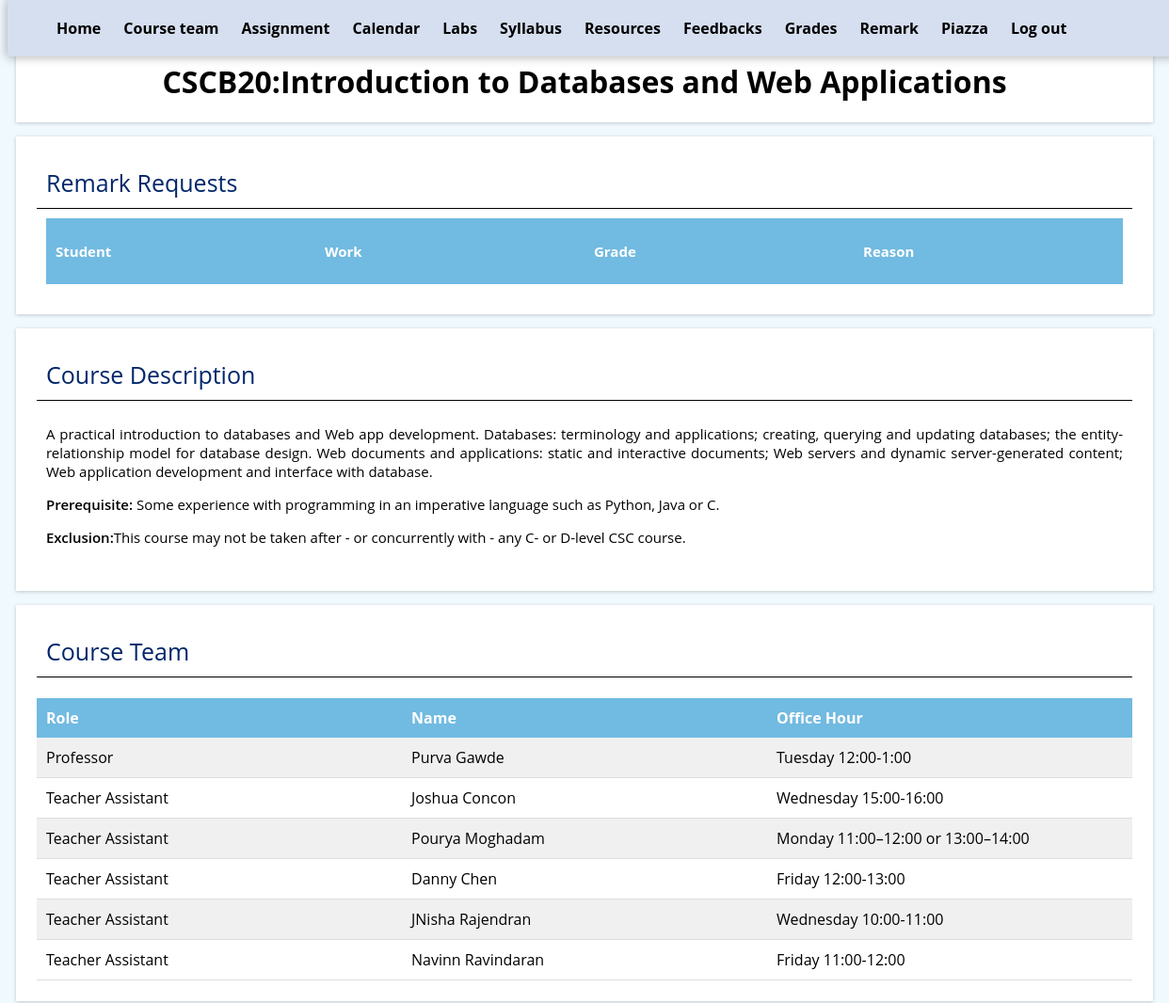
The page /remark (signed in, upper part) on the database as committed earlier.
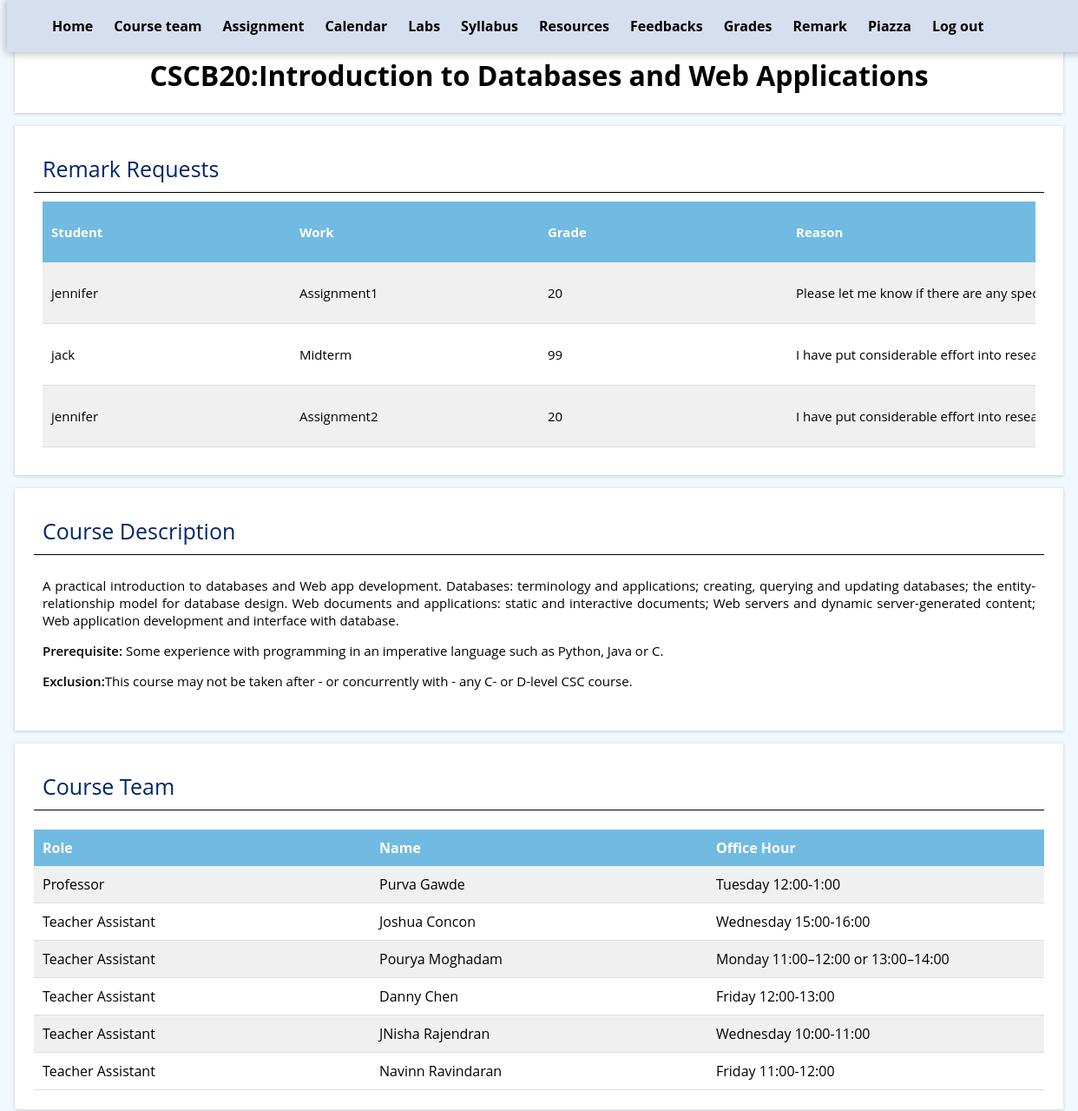
The same page on the database as committed later.
### tables this page shows
CREATE TABLE "Remark" (
	"mark_id"	INTEGER,
	"reason"	TEXT
);

CREATE TABLE "Mark" (
	"mark_id"	INTEGER NOT NULL,
	"name"	TEXT,
	"grade"	NUMERIC,
	"username"	TEXT NOT NULL,
	PRIMARY KEY("mark_id")
);

### app.py (the view, shortened to what this page needs)
@app.route('/remark', methods=['GET', 'POST'])
def remark():
    if 'username' not in session:
        return redirect('/login')
    if session['admin']:
        if not request.args:
            db = get_db()
            db.row_factory = make_dict
            remarks = query_db(
                'SELECT * FROM Remark, Mark WHERE Remark.mark_id = Mark.mark_id')
            db.close()
            return render_template('remarks.html', remarks=remarks)

### app.py (called while the page is built)
def get_db():
    db = getattr(g, '_database', None)
    if db is None:
        db = g._database = sqlite3.connect(DATABASE)
    return db

def query_db(query, args=(), one=False):
    cur = get_db().execute(query, args)
    rv = cur.fetchall()
    return (rv[0] if rv else None) if one else rv

def make_dict(cursor, row):
    return dict((cursor.description[idx][0], value)
                for idx, value in enumerate(row))

@app.teardown_appcontext
def close_connection(exception):
    db = getattr(g, '_database', None)
    if db is not None:
        db.close()

### templates/remarks.html (shortened to what this page needs)
{% extends "base.html" %}
{% block content %}
<section class="section">
    <h2>Remark Requests</h2>
    <div class="info">
        <div class="flex-table">
        <div class="flex-table-header">
            <div class="flex-table-cell"><p>Student</p></div>
            <div class="flex-table-cell"><p>Work</p></div>
            <div class="flex-table-cell"><p>Grade</p></div>
            <div class="flex-table-cell"><p>Reason</p></div>
        </div>
        {% for remark in remarks %}
        <div class="flex-table-row">
            <div class="flex-table-cell"><p>{{ remark.username }}</p></div>
            <div class="flex-table-cell"><p>{{ remark.name }}</p></div>
            <div class="flex-table-cell"><p>{{ remark.grade }}</p></div>
            <div class="flex-table-cell"><p>{{ remark.reason }}</p></div>
        </div>
        {% endfor %}
        </div>
    </div>
</section>
{% endblock %}

### templates/base.html (shortened to what this page needs)
<html>
<head>
<link rel="stylesheet" href="../static/style/style.css" type="text/css">
</head>
<body>
    <div>
        <nav>
            <ul>
                <li><a href="/">Home</a></li>
                <li><a href="#CourseTeam">Course team</a></li>
                <li><a href="#Assignment">Assignment</a></li>
                <li><a href="#Calendar">Calendar</a></li>
                <li><a href="#Labs">Labs</a></li>
                <li><a href="#Syllabus">Syllabus</a></li>
                <li><a href="#Resources">Resources</a></li>
                <li><a href="/feedback">Feedbacks</a></li>
                 {% if session['admin'] %}
                <li><a href="/mark">Grades</a></li>
                <li><a href="/remark">Remark</a></li>
                {% else %}
                <li><a href="/mark">Grades/Remark</a></li>
                {% endif %}
                <li><a href="https://piazza.com/mail.utoronto.ca/winter2024/cscb20/home" target="blank_">Piazza</a></li>
                <li><a href="/logout">Log out</a></li>
            </ul>
        </nav>
      <div>
       <h1 class="section" style="justify-content: center;text-align: center;">CSCB20:Introduction to Databases and Web Applications</h1>
      </div>
     {% block content %} {% endblock %}
<section class="section">
  <h2>Course Description</h2>
  <div class="info">
    <p>A practical introduction to databases and Web app development. Databases: terminology and applications; creating,
      querying and updating databases; the entity-relationship model for database design. Web documents and
      applications: static and interactive documents; Web servers and dynamic server-generated content; Web application
      development and interface with database. </p>
    <p><span class="tag">Prerequisite:</span> Some experience with programming in an imperative language such as Python,
      Java or C.</p>
    <p><span class="tag">Exclusion:</span>This course may not be taken after - or concurrently with - any C- or D-level
      CSC course.</p>
  </div>
</section>
<section class="section" id="CourseTeam">
  <h2>Course Team</h2><br>
  <div class="flex-table">
    <div class="flex-table-header">
      <div class="flex-table-cell">Role</div>
      <div class="flex-table-cell">Name</div>
      <div class="flex-table-cell">Office Hour</div>
    </div>
    <div class="flex-table-row">
      <div class="flex-table-cell">Professor</div>
      <div class="flex-table-cell">Purva Gawde</div>
      <div class="flex-table-cell">Tuesday 12:00-1:00</div>
    </div>
    <div class="flex-table-row">
      <div class="flex-table-cell">Teacher Assistant</div>
      <div class="flex-table-cell">Joshua Concon</div>
      <div class="flex-table-cell">Wednesday 15:00-16:00</div>
    </div>
    <div class="flex-table-row">
      <div class="flex-table-cell">Teacher Assistant</div>
      <div class="flex-table-cell">Pourya Moghadam</div>
      <div class="flex-table-cell">Monday 11:00–12:00 or 13:00–14:00 </div>
    </div>
    <div class="flex-table-row">
      <div class="flex-table-cell">Teacher Assistant</div>
      <div class="flex-table-cell">Danny Chen</div>
      <div class="flex-table-cell">Friday 12:00-13:00</div>
    </div>
    <div class="flex-table-row">
      <div class="flex-table-cell">Teacher Assistant</div>
      <div class="flex-table-cell">JNisha Rajendran</div>
      <div class="flex-table-cell">Wednesday 10:00-11:00</div>
    </div>
    <div class="flex-table-row">
      <div class="flex-table-cell">Teacher Assistant</div>
      <div class="flex-table-cell">Navinn Ravindaran</div>
      <div class="flex-table-cell">Friday 11:00-12:00</div>
    </div>
  </div>
</section>
    </div>
</body>
</html>

### static/style/style.css (style rules this page uses)
body { font-family: 'Open Sans', sans-serif; word-wrap: break-word; background-color: #f0f9fe; padding-top: 20px; }
a { text-decoration: none; }
nav { z-index: 100; width: 100%; position: fixed; background-color: #d6dfef; box-shadow: 0px 0px 10px 1px rgba(0,0,0,0.3); height: 60px; line-height: 60px; top:0; }
nav a { position: relative; overflow: hidden; }
nav a::after { content: ''; display: block; height: 2px; width: 100%; background: currentColor; transition: transform 0.3s ease-in-out; position: absolute; left: 50%; bottom: 0; transform: translateX(-50%) scaleX(0); }
nav ul { display:flex; align-items: center; width:100%; margin: 0 auto; list-style: none; font-weight: bold; }
nav li { margin: 0 12px; white-space: nowrap; }
nav a, nav a:visited { color: black; }
.tag { font-weight: 600; }
.section { background-color: white; margin-bottom: 0; margin: 15px 9px; padding: 20px; transition: margin-bottom 0.2 ease-in; box-shadow: 0 1px 4px rgba(0, 0, 0, 0.2); border: 2px solid #FFF; box-sizing: border-box; }
.section h2 { margin: 0; padding: 10px; border-bottom: 2px solid white; font-weight:400; font-size:25px; color:#00266a; border-bottom: 1px solid black; }
.section .info { padding: 10px; font-size: 15px; text-align: justify; text-justify: inter-word; }
.flex-table { display: flex; flex-direction: column; width: 100%; }
.flex-table-header, .flex-table-row { display: flex; justify-content: space-between; background-color: #71bae1; }
.flex-table-cell { padding: 10px; flex: 1; white-space: nowrap; overflow: hidden; text-overflow: ellipsis; }
.flex-table-header { font-weight: bold; color: white; }
.flex-table-row { background-color: transparent; border-bottom: 1px solid #ddd; }
.flex-table-row:nth-child(even) { background-color: #f0f0f0; }

Rows that differ between the two databases and show on the page:
added Remark: username "jennifer", name "Assignment1", grade "20", reason "Please let me know if there are any…"
added Remark: username "jack", name "Midterm", grade "99", reason "I have put considerable effort into r…"
added Remark: username "jennifer", name "Assignment2", grade "20", reason "I have put considerable effort into r…"
